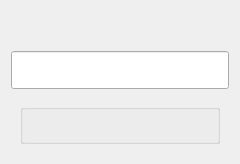
    <widget class="QWidget" name="widget_2" native="true">
     <property name="minimumSize">
      <size>
       <width>0</width>
       <height>150</height>
      </size>
     </property>
     <layout class="QGridLayout" name="gridLayout">
      <item row="2" column="0">
       <widget class="QWidget" name="widget_3" native="true">
        <layout class="QGridLayout" name="gridLayout_3">
         <item row="0" column="0">
          <widget class="QGroupBox" name="colorBox">
           <property name="minimumSize">
            <size>
             <width>200</width>
             <height>40</height>
            </size>
           </property>
           <property name="maximumSize">
            <size>
             <width>200</width>
             <height>40</height>
            </size>
           </property>
           <property name="styleSheet">
            <string notr="true">QGroupBox{

}</string>
           </property>
           <layout class="QHBoxLayout" name="horizontalLayout_3"/>
          </widget>
         </item>
        </layout>
       </widget>
      </item>
      <item row="1" column="0">
       <widget class="QLineEdit" name="lessonText">
        <property name="minimumSize">
         <size>
          <width>0</width>
          <height>38</height>
         </size>
        </property>
        <property name="maximumSize">
         <size>
          <width>650</width>
          <height>16777215</height>
         </size>
        </property>
        <property name="styleSheet">
         <string notr="true">QLineEdit {
	padding-left: 20px; 
	padding-right: 20px; 
	font-size: 20px;
}</string>
        </property>
        <property name="readOnly">
         <bool>true</bool>
        </property>
       </widget>
      </item>
      <item row="0" column="0">
       <spacer name="verticalSpacer">
        <property name="orientation">
         <enum>Qt::Vertical</enum>
        </property>
        <property name="sizeHint" stdset="0">
         <size>
          <width>20</width>
          <height>40</height>
         </size>
        </property>
       </spacer>
      </item>
     </layout>
    </widget>
